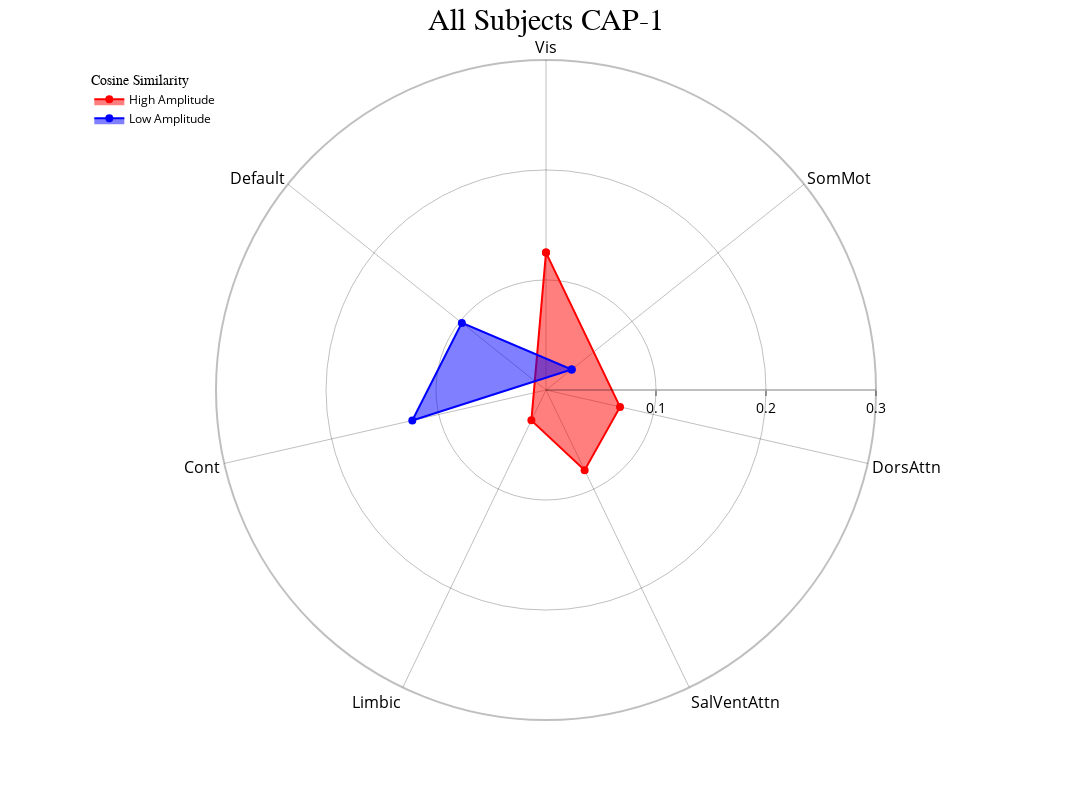
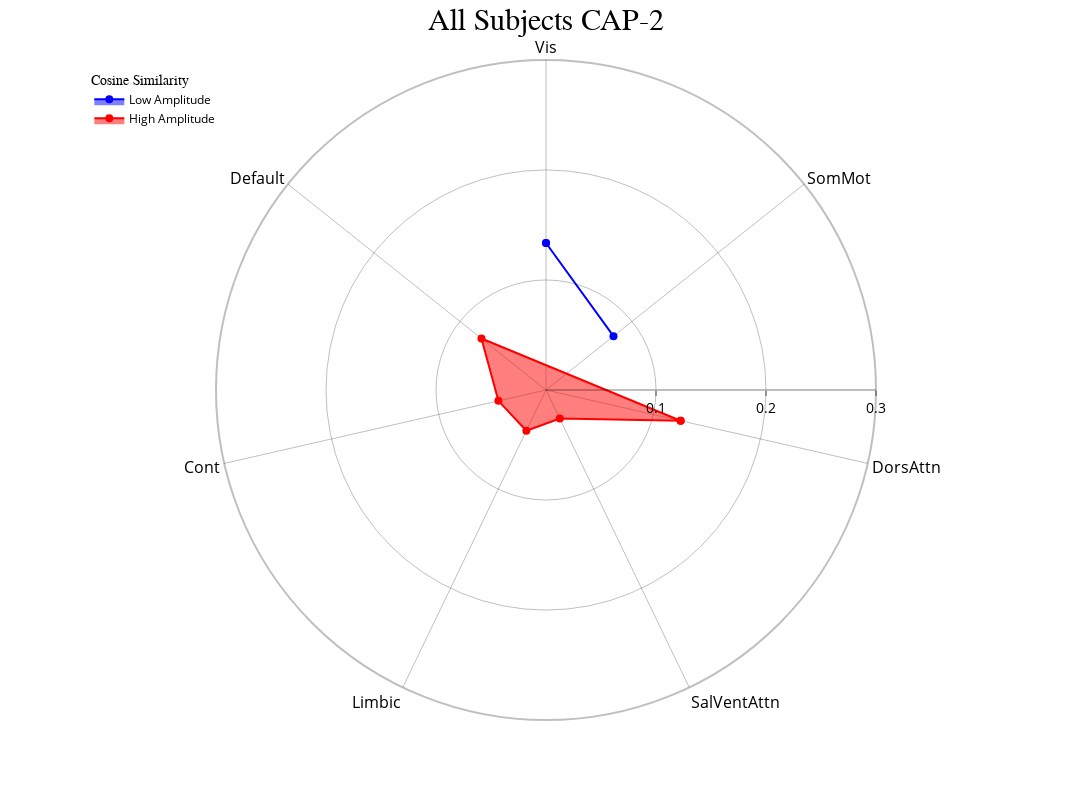
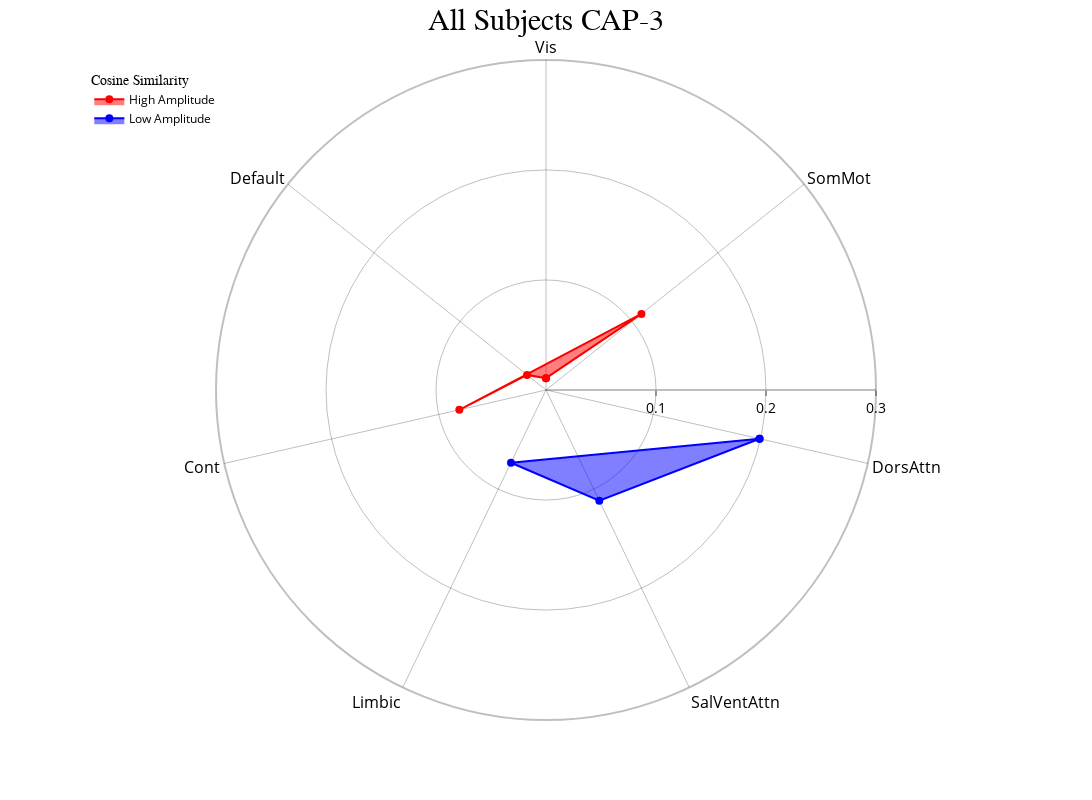

Notebook code for these charts, in order:
### Markdown cell above
<font size="3">Radar plots showing the cosine of each network/region can be produced for each CAP to show the dominant network/regions for each CAP. There are three ways cosine similarity is calculated that primarily influence the norming in the denominator for cosine similarity - "traditional" (the traditional cosine similarity calculation that uses the full CAP vector), "selective" (filters out only the relevant  nodes in the CAP vector to assess internal consistency within a network for each CAP), "combined" (a weighted approach for both where the weight is determined by the `alpha` parameter). The default is "traditional" and the cosine similarities are stored in the `self.cosine_similarity` property.</font>

### Code cell
radialaxis={"showline": True, "linewidth": 2, "linecolor": "rgba(0, 0, 0, 0.25)", "gridcolor": "rgba(0, 0, 0, 0.25)",
            "ticks": "outside" , "tickfont": {"size": 14, "color": "black"}, "range": [0,0.3],
            "tickvals": [0.1,0.2,0.3]}
cap_analysis.caps2radar(method="traditional", radialaxis=radialaxis, fill="toself")

### Figure 1 — Plotly figure (JSON) as saved in the notebook; plotly's stock layout.template omitted (floating-point values rounded to 4 significant figures)
{"data": [{"fill": "toself", "hovertemplate": "color=High Amplitude<br>CAP-1=%{r}<br>regions=%{theta}<extra></extra>", "legendgroup": "High Amplitude", "line": {"color": "rgba(255, 0, 0, 1)", "dash": "solid"}, "marker": {"size": 8, "symbol": "circle"}, "mode": "markers+lines", "name": "High Amplitude", "r": [0.1249, 0.06903, 0.08088, 0.03063, 0.1249], "showlegend": true, "subplot": "polar", "theta": ["Vis", "DorsAttn", "SalVentAttn", "Limbic", "Vis"], "type": "scatterpolar"}, {"fill": "toself", "hovertemplate": "color=Low Amplitude<br>CAP-1=%{r}<br>regions=%{theta}<extra></extra>", "legendgroup": "Low Amplitude", "line": {"color": "rgba(0, 0, 255, 1)", "dash": "solid"}, "marker": {"size": 8, "symbol": "circle"}, "mode": "markers+lines", "name": "Low Amplitude", "r": [0.02983, 0.1247, 0.09785, 0.02983], "showlegend": true, "subplot": "polar", "theta": ["SomMot", "Cont", "Default", "SomMot"], "type": "scatterpolar"}], "layout": {"height": 800, "legend": {"font": {"color": "black", "size": 12}, "title": {"font": {"family": "Times New Roman"}, "text": "Cosine Similarity"}, "tracegroupgap": 0, "x": 0.01, "xanchor": "left", "y": 0.99, "yanchor": "top"}, "margin": {"t": 60}, "polar": {"angularaxis": {"categoryarray": ["Vis", "SomMot", "DorsAttn", "SalVentAttn", "Limbic", "Cont", "Default"], "categoryorder": "array", "direction": "clockwise", "gridcolor": "rgba(0, 0, 0, 0.25)", "linecolor": "rgba(0, 0, 0, 0.25)", "linewidth": 2, "rotation": 90, "showline": true, "tickfont": {"color": "black", "size": 16}}, "bgcolor": "white", "domain": {"x": [0, 1], "y": [0, 1]}, "radialaxis": {"gridcolor": "rgba(0, 0, 0, 0.25)", "linecolor": "rgba(0, 0, 0, 0.25)", "linewidth": 2, "range": [0, 0.3], "showline": true, "tickfont": {"color": "black", "size": 14}, "ticks": "outside", "tickvals": [0.1, 0.2, 0.3]}}, "title": {"font": {"color": "black", "family": "Times New Roman", "size": 30}, "text": "All Subjects CAP-1", "x": 0.5}, "width": 1200}}

### Figure 2 — Plotly figure (JSON) as saved in the notebook; plotly's stock layout.template omitted (floating-point values rounded to 4 significant figures)
{"data": [{"fill": "toself", "hovertemplate": "color=Low Amplitude<br>CAP-2=%{r}<br>regions=%{theta}<extra></extra>", "legendgroup": "Low Amplitude", "line": {"color": "rgba(0, 0, 255, 1)", "dash": "solid"}, "marker": {"size": 8, "symbol": "circle"}, "mode": "markers+lines", "name": "Low Amplitude", "r": [0.1337, 0.07846, 0.1337], "showlegend": true, "subplot": "polar", "theta": ["Vis", "SomMot", "Vis"], "type": "scatterpolar"}, {"fill": "toself", "hovertemplate": "color=High Amplitude<br>CAP-2=%{r}<br>regions=%{theta}<extra></extra>", "legendgroup": "High Amplitude", "line": {"color": "rgba(255, 0, 0, 1)", "dash": "solid"}, "marker": {"size": 8, "symbol": "circle"}, "mode": "markers+lines", "name": "High Amplitude", "r": [0.1255, 0.02884, 0.04112, 0.04439, 0.07507, 0.1255], "showlegend": true, "subplot": "polar", "theta": ["DorsAttn", "SalVentAttn", "Limbic", "Cont", "Default", "DorsAttn"], "type": "scatterpolar"}], "layout": {"height": 800, "legend": {"font": {"color": "black", "size": 12}, "title": {"font": {"family": "Times New Roman"}, "text": "Cosine Similarity"}, "tracegroupgap": 0, "x": 0.01, "xanchor": "left", "y": 0.99, "yanchor": "top"}, "margin": {"t": 60}, "polar": {"angularaxis": {"categoryarray": ["Vis", "SomMot", "DorsAttn", "SalVentAttn", "Limbic", "Cont", "Default"], "categoryorder": "array", "direction": "clockwise", "gridcolor": "rgba(0, 0, 0, 0.25)", "linecolor": "rgba(0, 0, 0, 0.25)", "linewidth": 2, "rotation": 90, "showline": true, "tickfont": {"color": "black", "size": 16}}, "bgcolor": "white", "domain": {"x": [0, 1], "y": [0, 1]}, "radialaxis": {"gridcolor": "rgba(0, 0, 0, 0.25)", "linecolor": "rgba(0, 0, 0, 0.25)", "linewidth": 2, "range": [0, 0.3], "showline": true, "tickfont": {"color": "black", "size": 14}, "ticks": "outside", "tickvals": [0.1, 0.2, 0.3]}}, "title": {"font": {"color": "black", "family": "Times New Roman", "size": 30}, "text": "All Subjects CAP-2", "x": 0.5}, "width": 1200}}

### Figure 3 — Plotly figure (JSON) as saved in the notebook; plotly's stock layout.template omitted (floating-point values rounded to 4 significant figures)
{"data": [{"fill": "toself", "hovertemplate": "color=High Amplitude<br>CAP-3=%{r}<br>regions=%{theta}<extra></extra>", "legendgroup": "High Amplitude", "line": {"color": "rgba(255, 0, 0, 1)", "dash": "solid"}, "marker": {"size": 8, "symbol": "circle"}, "mode": "markers+lines", "name": "High Amplitude", "r": [0.01078, 0.111, 0.08079, 0.02204, 0.01078], "showlegend": true, "subplot": "polar", "theta": ["Vis", "SomMot", "Cont", "Default", "Vis"], "type": "scatterpolar"}, {"fill": "toself", "hovertemplate": "color=Low Amplitude<br>CAP-3=%{r}<br>regions=%{theta}<extra></extra>", "legendgroup": "Low Amplitude", "line": {"color": "rgba(0, 0, 255, 1)", "dash": "solid"}, "marker": {"size": 8, "symbol": "circle"}, "mode": "markers+lines", "name": "Low Amplitude", "r": [0.1991, 0.1117, 0.07336, 0.1991], "showlegend": true, "subplot": "polar", "theta": ["DorsAttn", "SalVentAttn", "Limbic", "DorsAttn"], "type": "scatterpolar"}], "layout": {"height": 800, "legend": {"font": {"color": "black", "size": 12}, "title": {"font": {"family": "Times New Roman"}, "text": "Cosine Similarity"}, "tracegroupgap": 0, "x": 0.01, "xanchor": "left", "y": 0.99, "yanchor": "top"}, "margin": {"t": 60}, "polar": {"angularaxis": {"categoryarray": ["Vis", "SomMot", "DorsAttn", "SalVentAttn", "Limbic", "Cont", "Default"], "categoryorder": "array", "direction": "clockwise", "gridcolor": "rgba(0, 0, 0, 0.25)", "linecolor": "rgba(0, 0, 0, 0.25)", "linewidth": 2, "rotation": 90, "showline": true, "tickfont": {"color": "black", "size": 16}}, "bgcolor": "white", "domain": {"x": [0, 1], "y": [0, 1]}, "radialaxis": {"gridcolor": "rgba(0, 0, 0, 0.25)", "linecolor": "rgba(0, 0, 0, 0.25)", "linewidth": 2, "range": [0, 0.3], "showline": true, "tickfont": {"color": "black", "size": 14}, "ticks": "outside", "tickvals": [0.1, 0.2, 0.3]}}, "title": {"font": {"color": "black", "family": "Times New Roman", "size": 30}, "text": "All Subjects CAP-3", "x": 0.5}, "width": 1200}}
